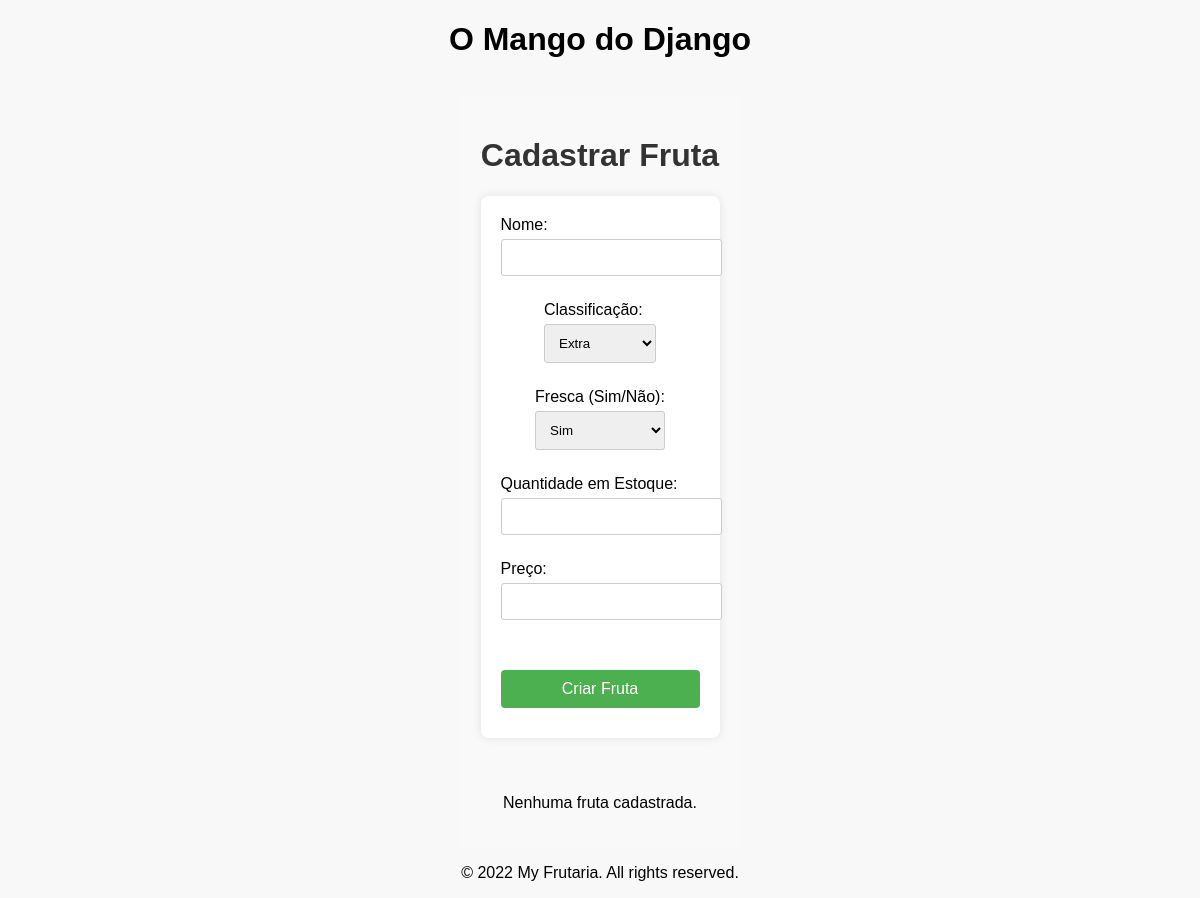
Before: /create_fruit/ with the older database file.
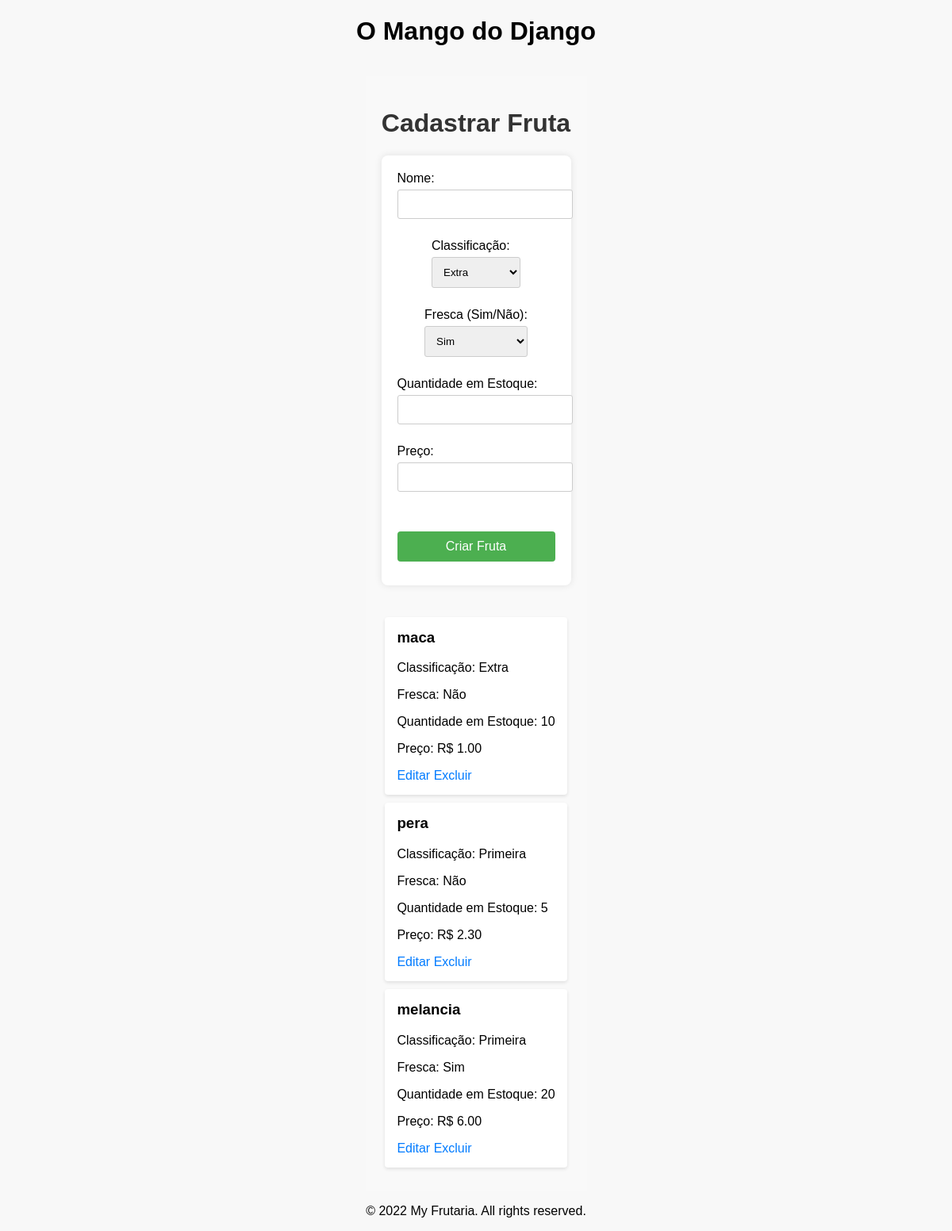
After: the same page with the newer database file.
### frutaria/models.py (models this page shows)
class Fruta(models.Model):
    nome = models.CharField(max_length=100)
    classificacao = models.CharField(max_length=100)
    fresca = models.BooleanField(default=True)
    qtd_estoque = models.IntegerField()
    preco = models.FloatField(default=0.00)

### frutaria/views.py (the view, shortened to what this page needs)
# urls.py: path('create_fruit/', views.create_fruit, name='create_fruit'),
@csrf_exempt
def create_fruit(request):
    if request.method == 'GET':
        frutas = Fruta.objects.all()
        return render(request, 'create_fruit.html', {'frutas': frutas})

### frutaria/templates/create_fruit.html (shortened to what this page needs)
{% extends 'base.html' %}
{% block content %}
    <div class="container">
        <h1 class="titulo">Cadastrar Fruta</h1>
        <form method="post" class="formulario" action="{% url 'create_fruit' %}">
            <div class="campo-form">
                <label for="nome">Nome:</label>
                <input type="text" id="nome" name="nome" required>
            </div>
            <div class="campo-form">
                <label for="classificacao">Classificação:</label>
                <select id="classificacao" name="classificacao" required>
                    <option value="Extra">Extra</option>
                </select>
            </div>
            <div class="campo-form">
                <label for="fresca">Fresca (Sim/Não):</label>
                <select id="fresca" name="fresca" required>
                    <option value="True">Sim</option>
                </select>
            </div>
            <div class="campo-form">
                <label for="qtd_estoque">Quantidade em Estoque:</label>
                <input type="number" id="qtd_estoque" name="qtd_estoque" min="0" required>
            </div>
            <div class="campo-form">
                <label for="preco">Preço:</label>
                <input type="text" id="preco" name="preco" required>
            </div>
            <button type="submit" class="botao">Criar Fruta</button>
        </form>
        <div class="lista-frutas">
            {% for fruta in frutas %}
                <div class="fruta">
                    <h3>{{ fruta.nome }}</h3>
                    <p>Classificação: {{ fruta.classificacao }}</p>
                    <p>Fresca: {% if fruta.fresca %}Sim{% else %}Não{% endif %}</p>
                    <p>Quantidade em Estoque: {{ fruta.qtd_estoque }}</p>
                    <p>Preço: R$ {{ fruta.preco|floatformat:2 }}</p>
                    <a href="{% url 'fruit_edit' fruta.id %}" class="link">Editar</a>
                    <a href="{% url 'fruit_delete' fruta.id %}" class="link">Excluir</a>
                </div>
            {% empty %}
                <p>Nenhuma fruta cadastrada.</p>
            {% endfor %}
        </div>
    </div>
{% endblock %}

Changed rows visible on the page:
added Fruta: nome "maca", classificacao "Extra", fresca "Não", qtd_estoque "10", preco "1.00"
added Fruta: nome "pera", classificacao "Primeira", fresca "Não", qtd_estoque "5", preco "2.30"
added Fruta: nome "melancia", classificacao "Primeira", fresca "Sim", qtd_estoque "20", preco "6.00"
Other visible differences:
text no longer shown: "Nenhuma fruta cadastrada."
